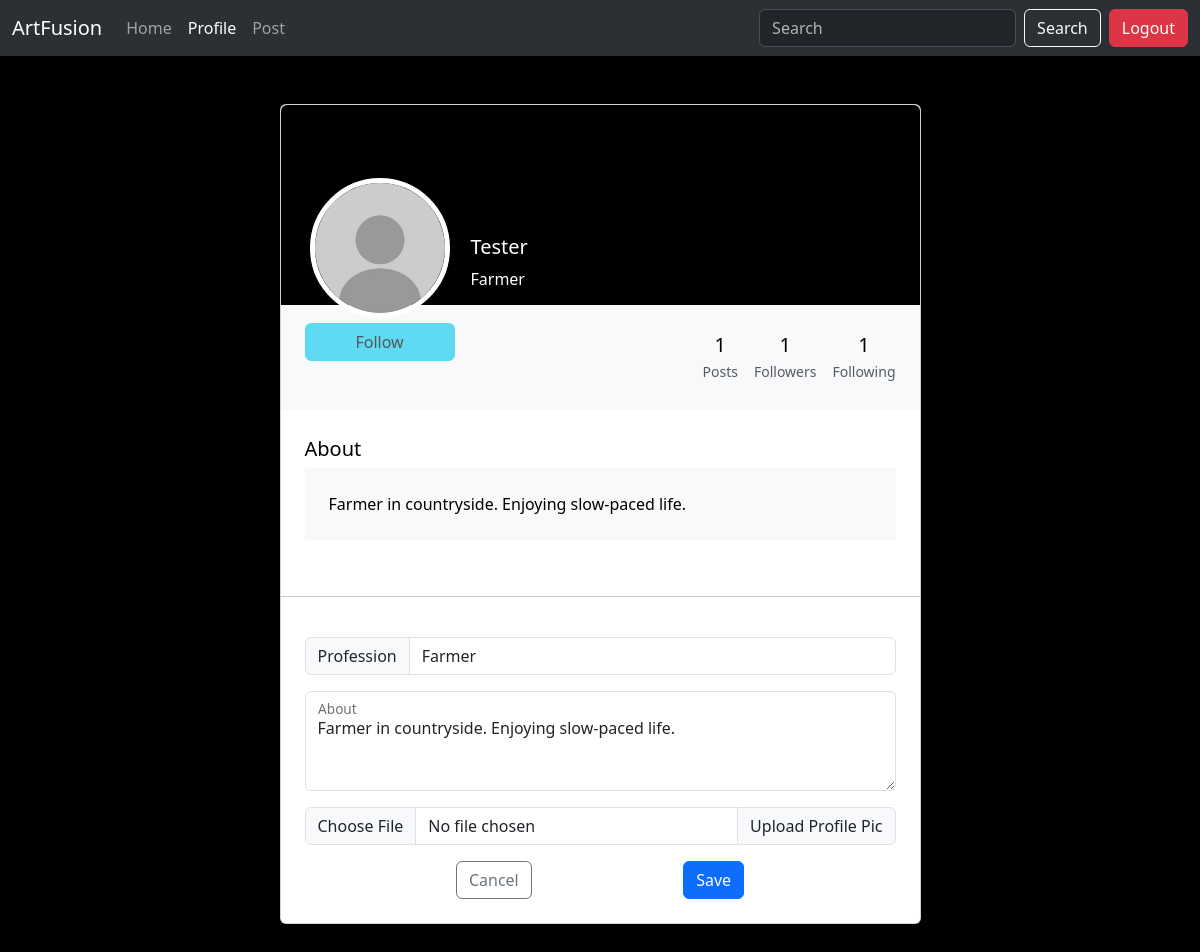
The app's page /profile/edit/Tester/ (signed in) with its own data.
### socialmedia/models.py (models this page shows, shortened)
class UserProfile(models.Model):
    username = models.CharField(max_length=30, unique=True)
    email = models.EmailField(unique=True)
    password = models.CharField(max_length=128)
    profession = models.CharField(max_length=100, null=True)
    profile_photo = models.ImageField(upload_to="profile_pics/", null=True)
    about_user = models.CharField(max_length=1000, null=True)

### socialmedia/views.py (the view, shortened to what this page needs)
# urls.py: path('profile/edit/<str:user>/', views.profile_update.as_view(), name='update_profile'),
class profile_update(View):
    def get(self, request:HttpRequest, user:str):
        user_email = request.session.get("user_email")
        if not user_email:
            messages.warning(request, "Please login to update your profile!")
            return redirect('login')
        current_user = UserProfile.objects.get(email=user_email)
        if user != current_user.username:
            messages.warning(request, "Please update your own profile!")
            return redirect('home')
        user_data = {
            'is_loggedin': True,
            'username': current_user.username,
            'email': current_user.email,
            'profession': current_user.profession,
            'about_user': current_user.about_user,
            'profile_photo': current_user.profile_photo,
            'post_count': UserPost.objects.filter(username=current_user).count(),
            'followers_count': UserFollower.objects.filter(user=current_user).count(),
            'following_count': UserFollower.objects.filter(follower=current_user).count(),
        }
        return render(request, 'profile_edit.html', context={'user_data': user_data})

### socialmedia/templates/profile_edit.html (shortened to what this page needs)
<!DOCTYPE html>
<html lang="en">
<head>
    <link href="https://cdn.jsdelivr.net/npm/bootstrap@5.3.2/dist/css/bootstrap.min.css" rel="stylesheet"
>
    <link rel="stylesheet" href="/static/css/index.css">
</head>
<body>
    {% include 'partials/navbar.html' with is_loggedin=user_data.is_loggedin username=user_data.username nav_active="profile" %}
    <section>
        <div class="container py-5 h-100">
            <div class="row d-flex justify-content-center align-items-center h-100">
                <div class="col col-lg-9 col-xl-7">
                    <div class="card">
                        <div class="rounded-top text-white d-flex flex-row"
                            style="background-color: #000; height:200px;">
                            <div class="ms-4 mt-5 d-flex flex-column" style="width: 150px;">
                                <div style="z-index: 1; margin-top: 20px">
                                    <img src="{% if user_data.profile_photo %} {{ user_data.profile_photo.url }} {% else %} /static/img/placeholder-profile-picture.png {% endif %}"
                                        alt="Generic placeholder image" class="profile-img" id="profile_pic"
                                        style="border: 5px solid white;">
                                </div>
                                <button type="button" class="btn btn-info" data-mdb-ripple-color="dark"
                                    style="z-index: 1;" disabled>
                                </button>
                            </div>
                            <div class="ms-3" style="margin-top: 130px;">
                                <h5 id="username">{{ user_data.username | default:"Your Username" }}</h5>
                                <p id="user_profession">{{ user_data.profession | default:"Your Profession"}}</p>
                            </div>
                        </div>
                        <div class="p-4 text-black" style="background-color: #f8f9fa;">
                            <div class="d-flex justify-content-end text-center py-1">
                                <div>
                                    <p class="mb-1 h5">{{ user_data.post_count | default:0 }}</p>
                                    <p class="small text-muted mb-0">Posts</p>
                                </div>
                                <div class="px-3">
                                    <p class="mb-1 h5">{{ user_data.followers_count | default:0 }}</p>
                                    <p class="small text-muted mb-0">Followers</p>
                                </div>
                                <div>
                                    <p class="mb-1 h5">{{ user_data.following_count | default:0 }}</p>
                                    <p class="small text-muted mb-0">Following</p>
                                </div>
                            </div>
                        </div>
                        <div class="card-body p-4 text-black">
                            <div class="mb-3">
                                <p class="lead fw-normal mb-1">About</p>
                                <div class="p-4" style="background-color: #f8f9fa;">
                                    <p class="font-italic mb-0" id="about_user">
                                        {{ user_data.about_user | default:"Mention about youself" }}
                                    </p>
                                </div>
                            </div>
                        </div>
                        <hr>
                        <div class="card-body p-4 text-black">
                            <form action="{% url 'update_profile' user=user_data.username %}"
                                enctype="multipart/form-data" method="post">
                                <div class="input-group mb-3">
                                    <span class="input-group-text">Profession</span>
                                    <input type="text" class="form-control" id="edit_profession" name="profession"
                                        value="{{ user_data.profession }}" placeholder="Profession"
                                        oninput="updateProfession()">
                                </div>
                                <div class="form-floating mb-3">
                                    <textarea class="form-control" placeholder="Leave a comment here" id="edit_about"
                                        name="about_user" val style="height: 100px"
                                        oninput="updateAbout()">{{ user_data.about_user }}</textarea>
                                    <label for="edit_about">About</label>
                                </div>
                                <div class="input-group mb-3">
                                    <input type="file" class="form-control" id="edit_profile_pic" name="profile_pic"
                                        accept="image/*" oninput="updateProfilePic(event)">
                                    <label class="input-group-text" for="edit_profile_pic">Upload Profile Pic</label>
                                </div>
                                <div class="d-flex justify-content-evenly">
                                    <a class="btn btn-outline-secondary"
                                        href="{% url 'profile' user_data.username %}">Cancel</a>
                                    <button class="btn btn-primary" type="submit">Save</button>
                                </div>
                            </form>
                        </div>
                    </div>
                </div>
            </div>
        </div>
    </section>
</body>
</html>

### socialmedia/templates/partials/navbar.html (shortened to what this page needs)
<nav class="navbar navbar-expand-lg bg-body-tertiary navbar-fixed" data-bs-theme="dark">
    <div class="container-fluid">
        <a class="navbar-brand" href="/">ArtFusion</a>
        <div class="collapse navbar-collapse" id="navbarSupportedContent">
            <ul class="navbar-nav me-auto mb-2 mb-lg-0">
                {% if not is_loggedin %}
                <li class="nav-item">
                    <a class="nav-link" aria-current="page" href="{% url 'home' %}" aria-disabled="true">Home</a>
                </li>
                <li class="nav-item">
                    <a class="nav-link disabled" href="" aria-disabled="true">Profile</a>
                </li>
                <li class="nav-item">
                    <a class="nav-link disabled" href="" aria-disabled="true">Post</a>
                </li>
                <!-- <li class="nav-item">
                    <a class="nav-link disabled" href="/about" aria-disabled="true">About</a>
                </li> -->
                {% else %}
                <li class="nav-item">
                    <a class="nav-link {% if nav_active == 'home' %} active {% endif %}" aria-current="page" href="{% url 'home' %}">Home</a>
                </li>
                <li class="nav-item">
                    <a class="nav-link {% if nav_active == 'profile' %} active {% endif %}" href="{% url 'profile' username %}">Profile</a>
                </li>
                <li class="nav-item">
                    <a class="nav-link {% if nav_active == 'post' %} active {% endif %}" href="{% url 'upload_post' %}">Post</a>
                </li>
                {% endif %}
            </ul>
            <div class="d-flex" role="search">
                <input class="form-control me-2" type="search" placeholder="Search" aria-label="Search">
                <button class="btn btn-outline-light me-2" >Search</button>
                {% if not is_loggedin %}
                <a class="btn btn-info me-1" href="{% url 'login' %}">Login</a>
                <a class="btn btn-info" href="{% url 'register' %}">Register</a>
                {% else %}
                <a class="btn btn-danger" href="{% url 'logout' %}">Logout</a>
                {% endif %}
            </div>
        </div>
    </div>
</nav>

### socialmedia/static/css/index.css (style rules this page uses)
body { margin: 0; padding-top: 56px; background-color: black; color: white; }
.profile-img { width: 140px; height: 140px; border-radius: 70px; border: none; margin: 5px; object-fit: cover; object-position: center; }
.navbar-fixed { position: fixed; left: 0; right: 0; top: 0; z-index: 100; }

### records on screen
UserProfile: username "Tester", profession "Farmer", about_user "Farmer in countryside. Enjoying slow-paced life."

### other values on screen
{{ user_data.post_count | default:0 }} "1"
{{ user_data.followers_count | default:0 }} "1"
{{ user_data.following_count | default:0 }} "1"
